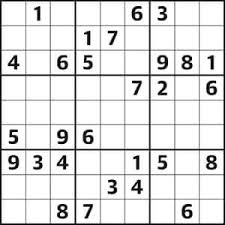
#> input picture Morphological Transformations/sudoku.jpg, 225 x 225 px, found by its file name
$ python moments.py
#> lines starting #> are read from the running program, lines starting #| are printed output that depends on the picture; after the words box and inside, x2 and y2 are one past the last pixel; in counts of white or black regions, pixels touching at a corner belong together
import cv2 as cv
import numpy as np


def main():
    image = cv.imread("sudoku.jpg", 0)
#> image: shape (225, 225); min 0, max 255, mean 223.5

    ret, thresh = cv.threshold(image, 127, 255, 0)
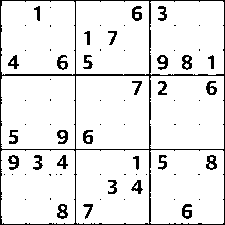
#> thresh: shape (225, 225); 91.2% white; black in thin lines or dots
    contours, hierarchy = cv.findContours(thresh, 1, 2)
#> contours = 98 contours, 61 with area under 20; largest, box (x1, y1, x2, y2) and area: (1, 150, 75, 224) 5295, (150, 150, 224, 224) 5248, (76, 150, 149, 224) 5240, (1, 76, 75, 149) 5240, (1, 1, 75, 75) 5237

    cnt = contours[0]
#> cnt = [[185, 212], [185, 215], [188, 215], [188, 212]]
    M = cv.moments(cnt)
#> M = moments, m00 9, centre m10/m00, m01/m00 = (186.5, 213.5)

    print(M)
#> (printed output is left out)

    area = cv.contourArea(cnt)
#> area = 9

    print(area)
#| 9.0

    perimeter = cv.arcLength(cnt, True)
#> perimeter = 12

    print(perimeter)
#| 12.0


if __name__ == '__main__':
    main()
